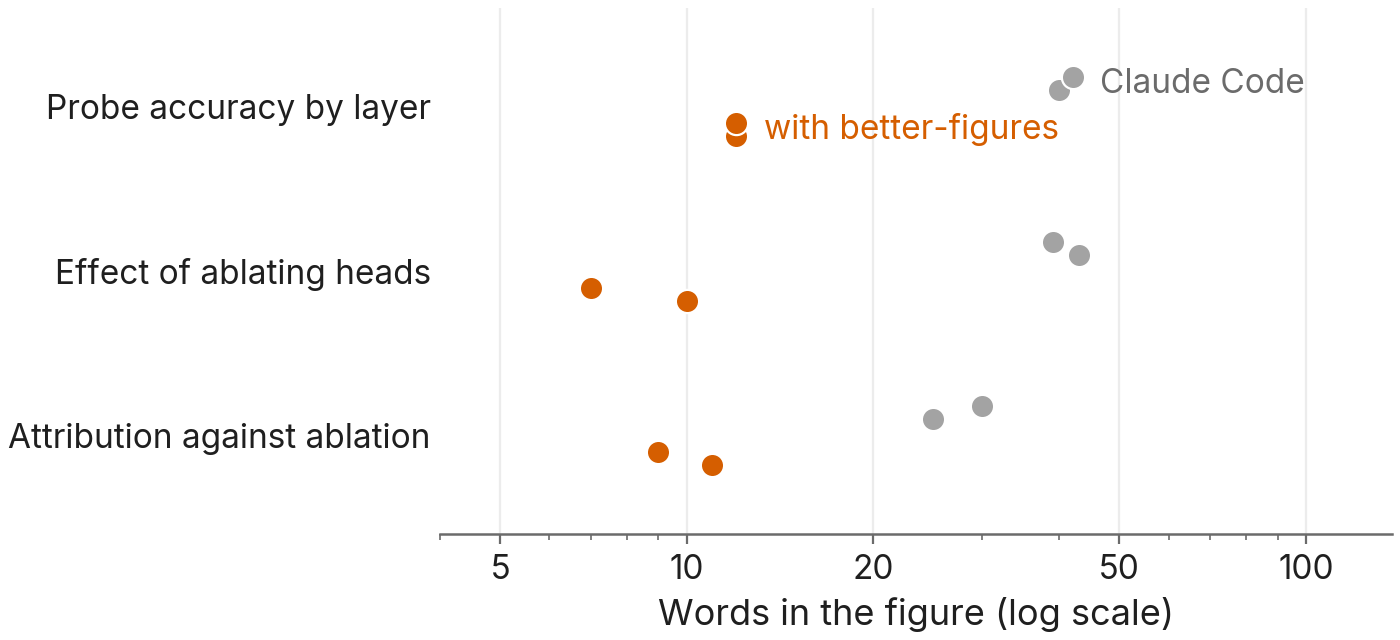

The Python source for this figure:
"""Dot plot: words in each run's figure outside tick labels, by task, plain Claude Code against with better-figures.

usage: python results/figure_words.py runs/2026-10-20_seed20261020
Reads <run_dir>/per_run.csv; writes results/figure_words_data.csv (the plotted values) and results/figure_words.png.
"""
import sys
from pathlib import Path

import matplotlib

matplotlib.use("Agg")
import matplotlib.pyplot as plt
import pandas as pd

HERE = Path(__file__).resolve().parent
sys.path.insert(0, str(HERE.parents[1] / "skills" / "figures"))
import figkit as fk  # noqa: E402

TASKS = {"task1_probes": "Probe accuracy by layer", "task2_heads": "Effect of ablating heads",
         "task3_attribution": "Attribution against ablation"}
ARMS = {"base": ("Claude Code", fk.GREY, 0.14), "plugin": ("with better-figures", fk.ACCENT, -0.14)}

run_dir = Path(sys.argv[1]).resolve()
df = pd.read_csv(run_dir / "per_run.csv")[["run", "task", "arm", "rep", "words"]]
df["task_name"] = df["task"].map(TASKS)
df["series"] = df["arm"].map(lambda a: ARMS[a][0])
df.to_csv(HERE / "figure_words_data.csv", index=False)

fk.use()
fig, ax = plt.subplots(figsize=(7, 3.2))
rows = {t: i for i, t in enumerate(reversed(list(TASKS)))}  # first task at the top
for arm, (name, colour, dy) in ARMS.items():
    d = df[df.arm == arm]
    stagger = (d.rep - 1.5) * 0.08  # the two runs of a task sit slightly apart, so equal counts stay visible
    ax.scatter(d.words, d.task.map(rows) + dy + stagger, s=70, color=colour, zorder=3, edgecolor="white", linewidth=0.8)
    top = d[d.task == next(iter(TASKS))]
    ax.annotate(name, (top.words.max(), rows[next(iter(TASKS))] + dy), xytext=(10, 0), textcoords="offset points",
                va="center", color=colour if arm == "plugin" else fk.MUTED, fontsize=12)
ax.set_xscale("log")
ax.set_xticks([5, 10, 20, 50, 100])
fk.plain_ticks(ax.xaxis)
ax.set_yticks(list(rows.values()), [TASKS[t] for t in rows])
ax.set_ylim(-0.6, len(TASKS) - 0.4)
lo, hi = df.words.min(), df.words.max()
ax.set_xlim(4, hi * 3.2)
ax.grid(axis="x", which="major", color="#ECECEC")
ax.grid(axis="y", visible=False)
ax.tick_params(axis="y", length=0)
ax.spines["left"].set_visible(False)
ax.set_xlabel("Words in the figure (log scale)")
fk.save(fig, HERE / "figure_words.png")
fig.savefig(HERE / "figure_words.pdf")
